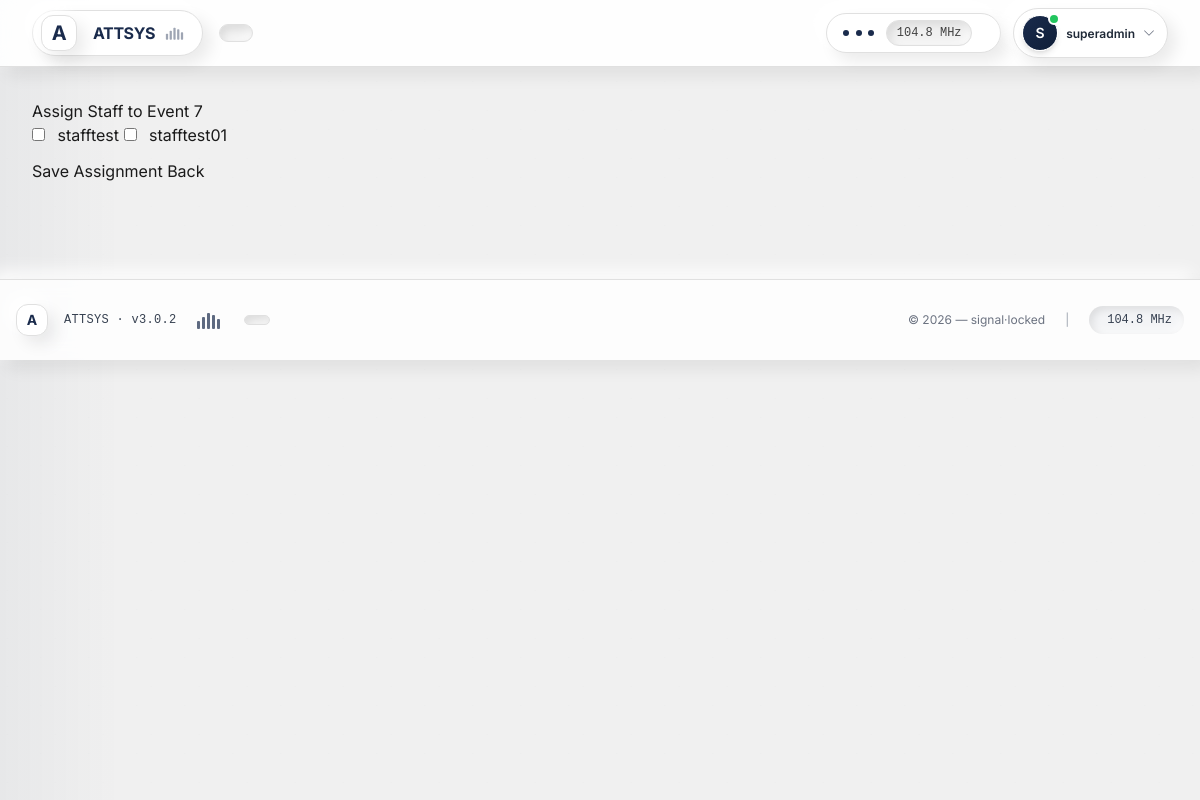
The app's page /attsys/event/40/assign/ (signed in) with its own data.
### attsys/models.py (models this page shows, shortened)
class User(AbstractUser):
    ROLE_CHOICES = (
        ('ADMIN', 'Admin'),
        ('STAFF', 'Staff'),
    )
    role = models.CharField(max_length=10, choices=ROLE_CHOICES, default='STAFF')
    phone_number = models.CharField(max_length=15, blank=True)

class Event(models.Model):
    STATE_CHOICES = (
        ('KUALA_LUMPUR', 'Kuala Lumpur'),
        ('SELANGOR', 'Selangor'),
        ('JOHOR', 'Johor'),
        ('PENANG', 'Penang'),
        ('PERAK', 'Perak'),
        ('SABAH', 'Sabah'),
        ('SARAWAK', 'Sarawak'),
        ('PAHANG', 'Pahang'),
        ('NEGERI_SEMBILAN', 'Negeri Sembilan'),
        ('KEDAH', 'Kedah'),
        ('KELANTAN', 'Kelantan'),
        ('TERENGGANU', 'Terengganu'),
        ('MELAKA', 'Melaka'),
        ('PERLIS', 'Perlis'),
        ('LABUAN', 'Labuan'),
        ('PUTRAJAYA', 'Putrajaya'),
        ('OTHER', 'Other'),
    )
    title = models.CharField(max_length=200)
    description = models.TextField(blank=True)
    venue = models.CharField(max_length=200)
    state = models.CharField(max_length=50, choices=STATE_CHOICES, default='KUALA_LUMPUR')
    custom_state = models.CharField(
        max_length=100,
        blank=True,
        verbose_name="Other State"
    )
    date = models.DateField()
    start_time = models.TimeField()
    end_time = models.TimeField()
    created_by = models.ForeignKey(
        User,
        on_delete=models.CASCADE,
        related_name='events'
    )
    assigned_staff = models.ManyToManyField(
        settings.AUTH_USER_MODEL,
        blank=True,
        related_name='assigned_events'
    )
    check_in_token = models.UUIDField(default=uuid.uuid4, unique=True)
    is_active = models.BooleanField(default=False)
    created_at = models.DateTimeField(auto_now_add=True)
    updated_at = models.DateTimeField(auto_now=True)
    class Meta:
        ordering = ['-date', '-created_at']

### attsys/views.py (the view)
# urls.py: path('event/<int:event_id>/assign/', views.assign_staff, name='assign_staff'),
@login_required
def assign_staff(request, event_id):
    if not request.user.is_active:
        return redirect('login')
    if request.user.role != 'ADMIN':
        return HttpResponseForbidden("Admins only")
    event = get_object_or_404(Event, id=event_id)
    staff_users = User.objects.filter(role='STAFF')
    if request.method == 'POST':
        selected_staff = request.POST.getlist('staff')
        event.assigned_staff.set(selected_staff)
        messages.success(request, "Staff assigned successfully")
        return redirect('event_detail', event_id=event.id)
    return render(request, 'assign_staff.html', {
        'event': event,
        'staff_users': staff_users
    })

### attsys/templates/assign_staff.html (shortened to what this page needs)
{% extends 'base.html' %}
{% block content %}
<h3>Assign Staff to {{ event.title }}</h3>
<form method="post">
    <div class="list-group mb-3">
        {% for staff in staff_users %}
        <label class="list-group-item">
            <input
                class="form-check-input me-2"
                type="checkbox"
                name="staff"
                value="{{ staff.id }}"
            >
            {{ staff.username }}
        </label>
        {% empty %}
        <div class="text-muted">No staff users found</div>
        {% endfor %}
    </div>
    <button type="submit" class="btn btn-primary">
        Save Assignment
    </button>
    <a href="{% url 'event_detail' event.id %}" class="btn btn-secondary">
        Back
    </a>
</form>
{% endblock %}

### attsys/templates/base.html (shortened to what this page needs)
<!DOCTYPE html>
{% load static %}
<html lang="en" class="scroll-smooth">
<head>
    <link rel="stylesheet" href="https://cdn.jsdelivr.net/npm/bootstrap-icons@1.11.3/font/bootstrap-icons.min.css">
    <script src="https://cdn.tailwindcss.com"></script>
</head>
<body>
    <div class="static-noise"></div>
    <div class="scan-sweep" style="position: fixed; top:0; left:0; width:100%; height:100%; pointer-events:none; z-index:0;"></div>
    <header class="header-transmission sticky top-0 z-[100] px-4 sm:px-6 lg:px-8 py-2">
        <div class="max-w-7xl mx-auto header-container">
            <div class="header-left">
                <a href="{% url 'dashboard' %}" class="brand-horizontal">
                    <div class="logo-neu w-9 h-9 rounded-xl flex items-center justify-center relative">
                        <span class="font-bold text-[#1a2b4c] text-xl tracking-tight">A</span>
                    </div>
                    <div class="flex items-center gap-2">
                        <span class="font-bold text-base text-[#1a2b4c] tracking-tight">ATTSYS</span>
                        <span class="sig-bars scale-75 opacity-60">
                            <span></span><span></span><span></span><span></span><span></span>
                        </span>
                    </div>
                </a>
                <div class="logo-ses-monochrome">
                </div>
            </div>
            {% if user.is_authenticated %}
            <div class="header-right">
                <div class="signal-meter">
                    <div class="dot-live">
                        <span></span>
                        <span></span>
                        <span></span>
                    </div>
                    <span class="frequency-tag" id="headerFreq">104.7 MHz</span>
                </div>
                <div class="drop-zone" id="userDropZone">
                    <button class="profile-trigger flex items-center gap-2 pl-2 pr-3 py-1.5 rounded-full neu-tactile focus-ring"
                            id="userDropBtn"
                            aria-expanded="false"
                            aria-haspopup="true">
                        <div class="relative">
                            <div class="w-9 h-9 rounded-full bg-gradient-to-br from-[#1a2b4c] to-[#0f1e38] flex items-center justify-center text-white font-semibold shadow-md border border-white text-sm">
                                {{ user.username|first|upper }}
                            </div>
                            <span class="absolute -top-0.5 -right-0.5 w-3 h-3 bg-green-500 border-2 border-white rounded-full"></span>
                        </div>
                        <div class="hidden lg:block text-left">
                            <div class="text-xs font-semibold text-gray-800 leading-tight">{{ user.username|truncatechars:12 }}</div>
                        </div>
                        <i class="bi bi-chevron-down text-gray-500 text-xs transition-transform duration-300" id="chevronIcon"></i>
                    </button>
                    <div class="hover-bridge"></div>
                </div>
            </div>
            {% endif %}
        </div>
    </header>
    <main class="relative z-20 max-w-7xl mx-auto px-4 sm:px-6 lg:px-8 py-8 transmission-enter">
        {% block content %}{% endblock %}
    </main>
    <footer class="footer-signal mt-16 py-6 px-4">
        <div class="max-w-7xl mx-auto flex flex-col md:flex-row justify-between items-center text-xs text-gray-600">
            <div class="flex items-center gap-4 mb-3 md:mb-0">
                <div class="neu-raised-sm w-8 h-8 rounded-xl flex items-center justify-center">
                    <span class="text-[#1a2b4c] text-sm font-bold">A</span>
                </div>
                <span class="font-mono tracking-wide text-gray-700">ATTSYS · v3.0.2</span>
                <span class="sig-bars ml-1">
                    <span></span><span></span><span></span><span></span><span></span>
                </span>
                <div class="logo-ses-monochrome ml-2 py-1 px-3">
                </div>
            </div>
            <div class="flex items-center gap-5">
                <span class="text-gray-500">© {% now "Y" %} — signal·locked</span>
                <span class="hidden md:inline text-gray-400">|</span>
                <span class="flex items-center gap-1.5 bg-gray-100 px-3 py-1.5 rounded-full neu-inset-flat">
                    <span class="font-mono text-gray-700" id="footerFreq">104.7 MHz</span>
                </span>
            </div>
        </div>
    </footer>
</body>
</html>

### records on screen
User: username|first "S", username "superadmin"
Event: title "Event 7"
User: username "stafftest"
User: username "stafftest01"
